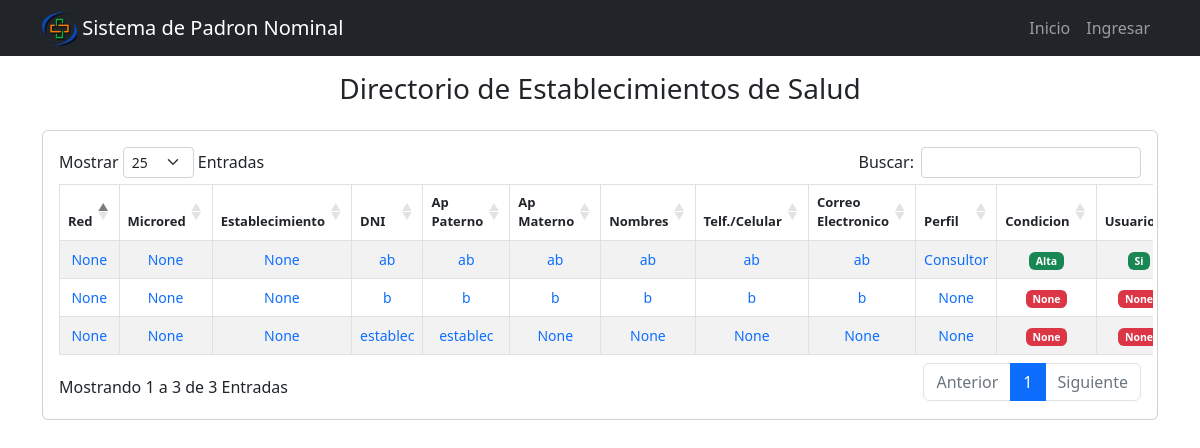
Before: /frontend_directorio_establecimiento/ with the older database file.
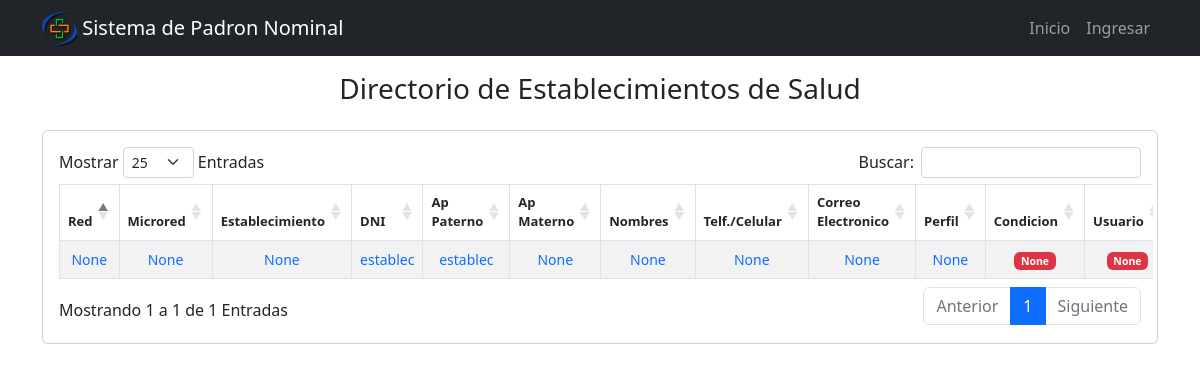
After: the same page with the newer database file.
### filiacion/models.py (models this page shows, shortened)
class DirectorioEstablecimiento(models.Model):
    TIPO_USUARIO = [
                    ('diresa', 'diresa'),
                    ('red', 'red'),
                    ('microred', 'microred'),
                    ('establecimiento', 'establecimiento'),
                ]
    PERFIL = [
                ('Consultor', 'Consultor'),
                ('Registrador', 'Registrador'),
            ]
    CONDICION = [
                    ('Alta', 'Alta'),
                    ('Baja', 'Baja'),
                ]
    CUENTA_USUARIO = [
                    ('Si', 'Si'),
                    ('No', 'No'),
                    ('Espera respuesta MINSA', 'Espera respuesta MINSA'),
                ]
    diresa = models.CharField(max_length=100,null=True, blank=True)
    red = models.CharField(max_length=100,null=True, blank=True)
    microred = models.CharField(max_length=100,null=True, blank=True)
    establecimiento = models.CharField(max_length=100,null=True, blank=True)
    tipo_usuario = models.CharField(choices=TIPO_USUARIO, max_length=100, null=True, blank=True)
    documento_identidad = models.CharField(max_length=100,null=True, blank=True)
    apellido_paterno = models.CharField(max_length=100,null=True, blank=True)
    apellido_materno = models.CharField(max_length=200,null=True, blank=True)
    nombres = models.CharField(max_length=200,null=True, blank=True)
    telefono = models.CharField(max_length=200,null=True, blank=True)
    correo_electronico = models.CharField(max_length=200,null=True, blank=True)
    perfil = models.CharField(choices=PERFIL,max_length=100,null=True, blank=True)
    condicion = models.CharField(choices=CONDICION,max_length=100,null=True, blank=True)
    cuenta_usuario = models.CharField(choices=CUENTA_USUARIO,max_length=100,null=True, blank=True)
    contraseña_usuario = models.CharField(max_length=100,null=True, blank=True)
    req_formato = models.FileField(upload_to="filiacion/formato/",null=True, blank=True)
    dateTimeOfUpload_req_formato = models.DateTimeField(auto_now = True,null=True, blank=True)
    req_generales_excel = models.FileField(upload_to="filiacion/excel/",null=True, blank=True)
    dateTimeOfUpload_generales_excel = models.DateTimeField(auto_now = True,null=True, blank=True)

### filiacion/views.py (the view)
# urls.py: path('frontend_directorio_establecimiento/', views.frontend_directorio_establecimiento, name='frontend_directorio_establecimiento'),
def frontend_directorio_establecimiento(request):
    directorio_establecimientos= DirectorioEstablecimiento.objects.all()
    context = {
            'directorio_establecimientos': directorio_establecimientos,
            }
    return render(request, 'frontend/directorio_establecimiento.html', context)

### filiacion/templates/frontend/directorio_establecimiento.html
{% extends 'base.html' %}
{% block content %}
<main class="container">
    <div class="display-1 text-center py-3">
      <h3>Directorio de Establecimientos de Salud</h3>
    </div>
  <section class="card card-body">
    <div class="row">
      <div class="table-responsive">
        <table id="table_padron_establecimiento" class="table table-bordered table-hover table-striped">
          <thead class="text-center" style="font-size: 13px;">
            <tr>
              <th>Red</th>
              <th>Microred</th>
              <th>Establecimiento</th>
              <th>DNI</th>
              <th>Ap Paterno</th>
              <th>Ap Materno</th>
              <th>Nombres</th>
              <th>Telf./Celular</th>
              <th>Correo Electronico</th>
              <th>Perfil</th>
              <th>Condicion</th>
              <th>Usuario</th>
            </tr>
          </thead>
          <tbody class="text-center" style="font-size: 14px;" >
              {% for directorio_establecimiento in directorio_establecimientos %}
              <tr>
                <td class="text-primary">{{ directorio_establecimiento.red }}</td>
                <td class="text-primary">{{ directorio_establecimiento.microred }}</td>
                <td class="text-primary">{{ directorio_establecimiento.establecimiento }}</td>
                <td class="text-primary">{{ directorio_establecimiento.documento_identidad }}</td>
                <td class="text-primary">{{ directorio_establecimiento.apellido_paterno }}</td>
                <td class="text-primary">{{ directorio_establecimiento.apellido_materno }}</td>
                <td class="text-primary">{{ directorio_establecimiento.nombres }}</td>
                <td class="text-primary">{{ directorio_establecimiento.telefono }}</td>
                <td class="text-primary">{{ directorio_establecimiento.correo_electronico }}</td>
                <td class="text-primary">{{ directorio_establecimiento.perfil }}</td>
                {% if directorio_establecimiento.condicion == "Alta" %}
                <td>
                  <span class="badge bg-success">{{ directorio_establecimiento.condicion }}</span>
                </td>
                {% else %}
                <td>
                  <span class="badge bg-danger">{{ directorio_establecimiento.condicion }}</span>
                </td>
                {% endif %}
                {% if directorio_establecimiento.cuenta_usuario == "Si" %}
                <td>
                  <span class="badge bg-success">{{ directorio_establecimiento.cuenta_usuario }}</span>
                </td>
                {% else %}
                <td>
                  <span class="badge bg-danger">{{ directorio_establecimiento.cuenta_usuario }}</span>
                </td>
                {% endif %}
              </tr>
            {% endfor %}
          </tbody>
        </table>
      </div>
    </div>
  </section>
</main>
{% endblock %}

Changed rows visible on the page:
removed DirectorioEstablecimiento: red "None", microred "None", establecimiento "None", documento_identidad "ab", apellido_paterno "ab", apellido_materno "ab", nombres "ab", telefono "ab", correo_electronico "ab", perfil "Consultor", condicion "Alta", cuenta_usuario "Si"
removed DirectorioEstablecimiento: red "None", microred "None", establecimiento "None", documento_identidad "b", apellido_paterno "b", apellido_materno "b", nombres "b", telefono "b", correo_electronico "b", perfil "None", condicion "None", cuenta_usuario "None"
Other visible differences:
text written by a page script: "Mostrar Entradas Buscar: Mostrando 1 a 3 de 3 Entradas Anterior 1 Siguiente" → "Mostrar Entradas Buscar: Mostrando 1 a 1 de 1 Entradas Anterior 1 Siguiente"
